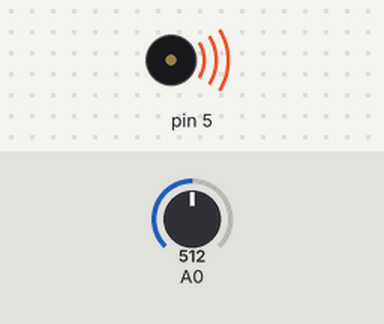
Bench run of a sketch on a simulated Arduino Uno, built with avr-gcc and run on an emulated ATmega328P. On the bench: buzzer (waves = sounding). The inputs (shaded band) are chosen by the test bench; at power-on: A0 = 512. What the sketch prints to the serial monitor is not drawn.

Above: at 0.05 s.
Timing chart, 0 to 3.0 s (numbered marks = the images above):
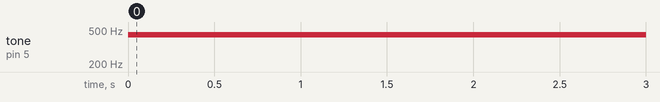

The sketch:

05_sensorSound.ino
```cpp
void setup() {
  Serial.begin(9600);
  pinMode(5, OUTPUT);
}

void loop() {
  int sensorValue = analogRead(A0);
  int frequency = map(sensorValue, 400, 800, 31, 1500);

  tone(5, frequency, 100);
  delay(100);
  noTone(5);

  Serial.print("tone : ");
  Serial.print(sensorValue);
  Serial.println("[Hz]");
}
```

Measured:
- by itself, tone on pin 5: silent → 442 Hz at 0.00 s
